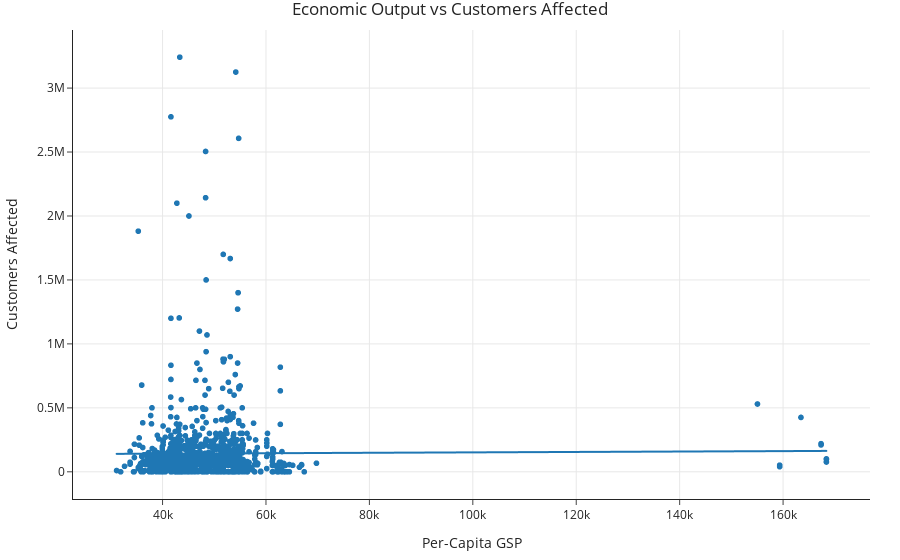

This figure's notebook cell:
### Markdown cell above
#### 2. Economic Output vs Customers Affected

### Code cell
fig5 = px.scatter(
    df_clean,
    x='PC.REALGSP.STATE',
    y='CUSTOMERS.AFFECTED',
    trendline='ols',
    title="Economic Output vs Customers Affected",
    labels={'PC.REALGSP.STATE': 'Per-Capita GSP', 'CUSTOMERS.AFFECTED': 'Customers Affected'}
)
fig5.show()

### Figure 1 — Plotly figure (JSON) as saved in the notebook; plotly's stock layout.template omitted (floating-point values rounded to 4 significant figures; data arrays with more than 128 entries replaced by an {"elided": "..."} marker saying what was removed)
{"data": [{"hovertemplate": "Per-Capita GSP=%{x}<br>Customers Affected=%{y}<extra></extra>", "legendgroup": "", "marker": {"color": "#1F77B4", "symbol": "circle"}, "mode": "markers", "name": "", "showlegend": false, "type": "scattergl", "x": {"elided": "1534 int values"}, "xaxis": "x", "y": {"elided": "1534 int values"}, "yaxis": "y"}, {"hovertemplate": "<b>OLS trendline</b><br>CUSTOMERS.AFFECTED = 0.16567 * PC.REALGSP.STATE + 135307<br>R<sup>2</sup>=0.000053<br><br>Per-Capita GSP=%{x}<br>Customers Affected=%{y} <b>(trend)</b><extra></extra>", "legendgroup": "", "marker": {"color": "#1F77B4", "symbol": "circle"}, "mode": "lines", "name": "", "showlegend": false, "type": "scattergl", "x": {"elided": "1091 int values"}, "xaxis": "x", "y": {"elided": "1091 float values"}, "yaxis": "y"}], "layout": {"autosize": true, "legend": {"tracegroupgap": 0}, "title": {"text": "Economic Output vs Customers Affected"}, "xaxis": {"anchor": "y", "autorange": true, "domain": [0, 1], "range": [22850.0, 176600.0], "title": {"text": "Per-Capita GSP"}, "type": "linear"}, "yaxis": {"anchor": "x", "autorange": true, "domain": [0, 1], "range": [-237400.0, 3479000.0], "title": {"text": "Customers Affected"}, "type": "linear"}}}
